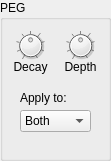
  <widget class="QGroupBox" name="groupBox_13">
   <property name="geometry">
    <rect>
     <x>780</x>
     <y>80</y>
     <width>111</width>
     <height>161</height>
    </rect>
   </property>
   <property name="title">
    <string>PEG</string>
   </property>
   <widget class="DialKnob" name="pegDecay">
    <property name="geometry">
     <rect>
      <x>0</x>
      <y>30</y>
      <width>61</width>
      <height>31</height>
     </rect>
    </property>
    <property name="sizePolicy">
     <sizepolicy hsizetype="Fixed" vsizetype="Fixed">
      <horstretch>0</horstretch>
      <verstretch>0</verstretch>
     </sizepolicy>
    </property>
    <property name="minimumSize">
     <size>
      <width>0</width>
      <height>0</height>
     </size>
    </property>
    <property name="maximumSize">
     <size>
      <width>16777215</width>
      <height>16777215</height>
     </size>
    </property>
    <property name="minimum">
     <number>-64</number>
    </property>
    <property name="maximum">
     <number>63</number>
    </property>
    <property name="notchTarget">
     <double>16.000000000000000</double>
    </property>
    <property name="notchesVisible">
     <bool>true</bool>
    </property>
   </widget>
   <widget class="DialKnob" name="pegDepth">
    <property name="geometry">
     <rect>
      <x>50</x>
      <y>30</y>
      <width>61</width>
      <height>31</height>
     </rect>
    </property>
    <property name="sizePolicy">
     <sizepolicy hsizetype="Fixed" vsizetype="Fixed">
      <horstretch>0</horstretch>
      <verstretch>0</verstretch>
     </sizepolicy>
    </property>
    <property name="minimumSize">
     <size>
      <width>0</width>
      <height>0</height>
     </size>
    </property>
    <property name="maximumSize">
     <size>
      <width>16777215</width>
      <height>16777215</height>
     </size>
    </property>
    <property name="minimum">
     <number>-64</number>
    </property>
    <property name="maximum">
     <number>63</number>
    </property>
    <property name="notchTarget">
     <double>16.000000000000000</double>
    </property>
    <property name="notchesVisible">
     <bool>true</bool>
    </property>
   </widget>
   <widget class="QLabel" name="label_53">
    <property name="geometry">
     <rect>
      <x>0</x>
      <y>60</y>
      <width>61</width>
      <height>21</height>
     </rect>
    </property>
    <property name="frameShadow">
     <enum>QFrame::Plain</enum>
    </property>
    <property name="text">
     <string>Decay</string>
    </property>
    <property name="alignment">
     <set>Qt::AlignHCenter|Qt::AlignTop</set>
    </property>
   </widget>
   <widget class="QLabel" name="label_54">
    <property name="geometry">
     <rect>
      <x>50</x>
      <y>60</y>
      <width>61</width>
      <height>21</height>
     </rect>
    </property>
    <property name="frameShadow">
     <enum>QFrame::Plain</enum>
    </property>
    <property name="text">
     <string>Depth</string>
    </property>
    <property name="alignment">
     <set>Qt::AlignHCenter|Qt::AlignTop</set>
    </property>
   </widget>
   <widget class="QLabel" name="label_55">
    <property name="geometry">
     <rect>
      <x>20</x>
      <y>90</y>
      <width>71</width>
      <height>16</height>
     </rect>
    </property>
    <property name="text">
     <string>Apply to:</string>
    </property>
   </widget>
   <widget class="ComboPicker" name="pegSwitch">
    <property name="geometry">
     <rect>
      <x>20</x>
      <y>110</y>
      <width>71</width>
      <height>22</height>
     </rect>
    </property>
    <property name="currentIndex">
     <number>2</number>
    </property>
    <item>
     <property name="text">
      <string>VCO1</string>
     </property>
    </item>
    <item>
     <property name="text">
      <string>VCO2</string>
     </property>
    </item>
    <item>
     <property name="text">
      <string>Both</string>
     </property>
    </item>
   </widget>
   <zorder>label_55</zorder>
   <zorder>label_54</zorder>
   <zorder>label_53</zorder>
   <zorder>pegDecay</zorder>
   <zorder>pegDepth</zorder>
   <zorder>pegSwitch</zorder>
  </widget>
